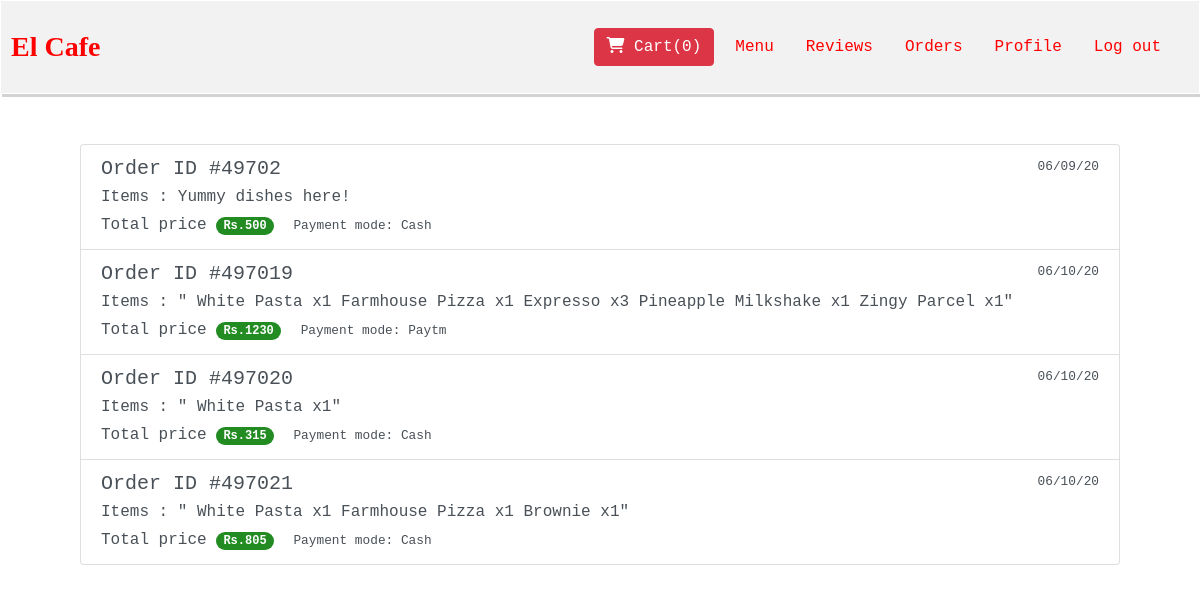
The app's page /myorders/ (signed in), older data.
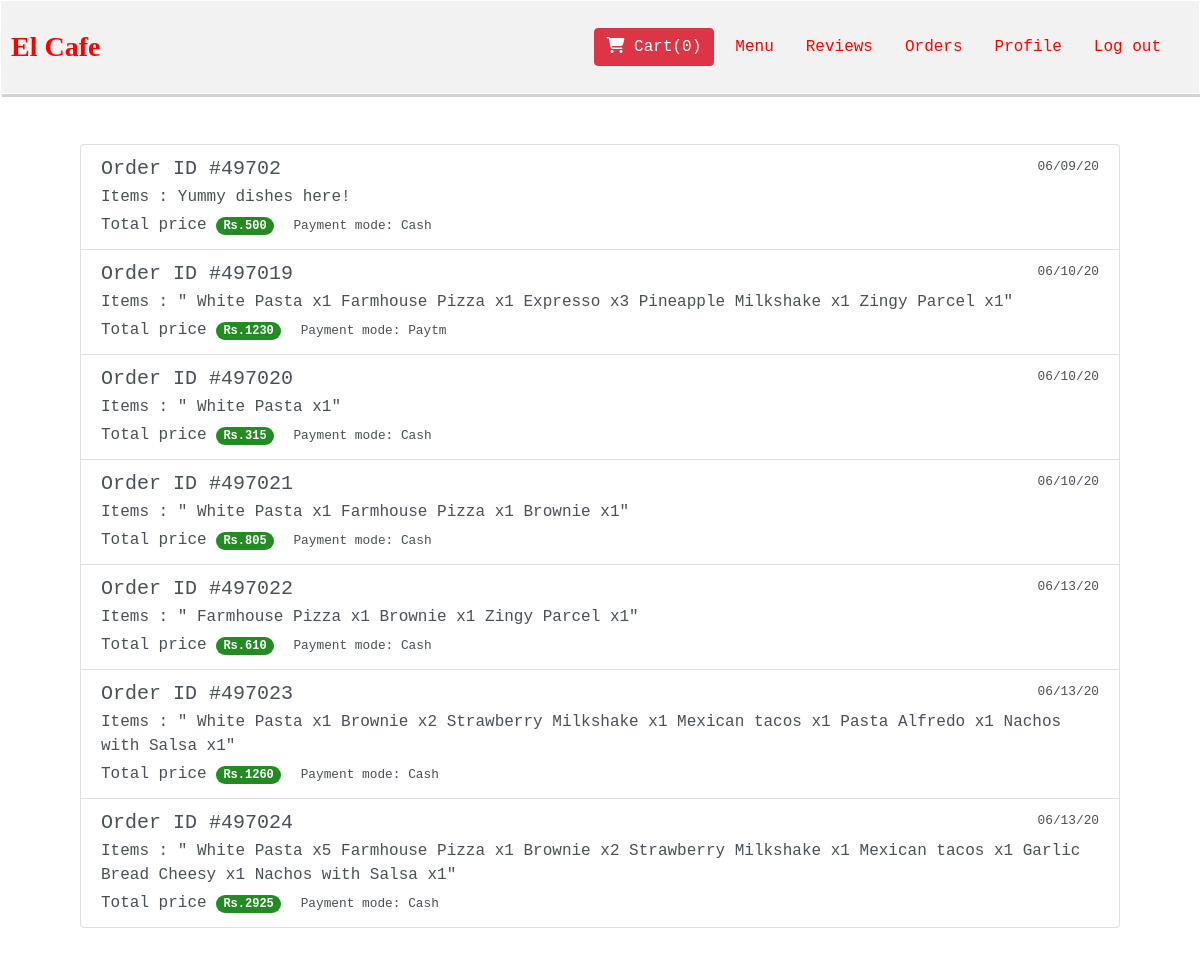
The same page, newer data.
### shop/models.py (models this page shows, shortened)
class BillingModel(models.Model):
    first_name = models.CharField(max_length=100,blank=False)
    last_name = models.CharField(max_length=100)
    email = models.CharField(max_length=200,blank=False)
    phone_number = models.CharField(max_length=10,blank=False)
    address = models.TextField(default='Enter your address here..')
    payment_mode = models.CharField(max_length=20)
    order_date = models.CharField(default=get_date(),max_length=50)
    order_time = models.CharField(default=datetime.now().strftime("%X"),max_length=20)
    delivery_time = models.CharField(default=get_time(),max_length=20)
    cart_items = models.TextField(default='Yummy dishes here!')
    item_quantity = models.CharField(max_length=500,default='Item quantity')
    item_price = models.CharField(max_length=500,default='Item price')
    item_disc = models.CharField(max_length=500,default='Discount applied')
    total_price = models.CharField(max_length=10,default='1000')
    discount_applied = models.CharField(max_length=10,default='500')
    final_amount = models.CharField(max_length=10, default='500')
    customer = models.ForeignKey(User, on_delete=models.CASCADE)

### shop/views.py (the view)
# urls.py: path('myorders/',shop_views.myorders,name='myorders'),
@login_required
def myorders(request):
    obj = BillingModel.objects.all()
    obj = obj.filter(customer=request.user.pk)
    return render(request,'shop/myorders.html',{'obj':obj})

### shop/templates/shop/myorders.html
{% extends 'shop/base.html' %}
{% block body %}
    <div class="container">
<div class="list-group">
    {% for o in obj %}
  <a href="{% url 'order_details' o.pk %}" class="list-group-item list-group-item-action flex-column align-items-start">
    <div class="d-flex w-100 justify-content-between">
      <h5 class="mb-1"> Order ID #4970{{ o.id }} </h5>
      <small>{{ o.order_date }}</small>
    </div>
    <p class="mb-1"> Items : {{ o.cart_items }} </p>
      Total price
      <span class="badge badge-primary badge-pill" style="background-color: forestgreen"> Rs.{{ o.final_amount  }} </span>
    <small style="margin-left: 10px;"> Payment mode: {{ o.payment_mode }}</small>
  </a>
    {% endfor %}
</div>
    </div>
{% endblock %}

Row changes from the older to the newer data that the page shows:
added BillingModel: id "22", order_date "06/13/20", cart_items "\" Farmhouse Pizza x1 Brownie x1 Zingy Parcel x1\"", final_amount "610", payment_mode "Cash"
added BillingModel: id "23", order_date "06/13/20", cart_items "\" White Pasta x1 Brownie x2 Strawberry Milkshake x1 Mexican tacos x1 Pasta Alfredo x1 Nachos with Salsa x1\"", final_amount "1260", payment_mode "Cash"
added BillingModel: id "24", order_date "06/13/20", cart_items "\" White Pasta x5 Farmhouse Pizza x1 Brownie x2 Strawberry Milkshake x1 Mexican tacos x1 Garlic Bread Cheesy x1 Nachos with Salsa x1\"", final_amount "2925", payment_mode "Cash"
